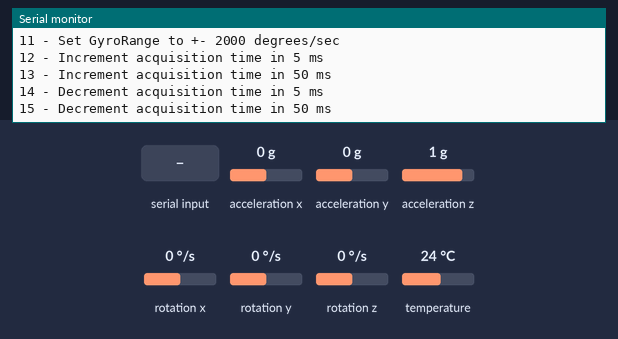
Bench run of a sketch on a simulated Arduino Uno, built with avr-gcc and run on an emulated ATmega328P. On the bench: the last lines printed to the serial monitor. The inputs (shaded band) are chosen by the test bench; at power-on: acceleration x 0 g, acceleration y 0 g, acceleration z 1 g, rotation x 0 °/s, rotation y 0 °/s, rotation z 0 °/s, temperature 24 °C.

Above: at 1.7 s.
1.8 s: "90,45\n" received over Serial
At 3.0 s:
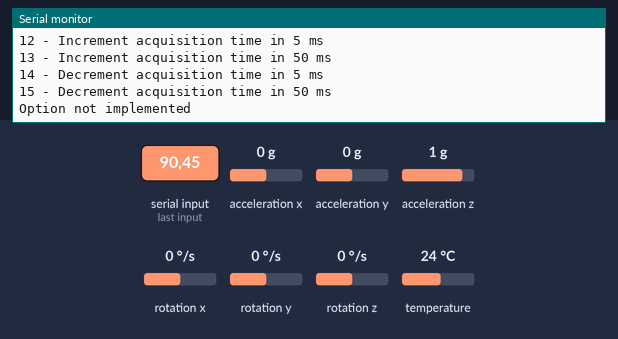
3.3 s: "2\n" received over Serial
At 3.7 s:
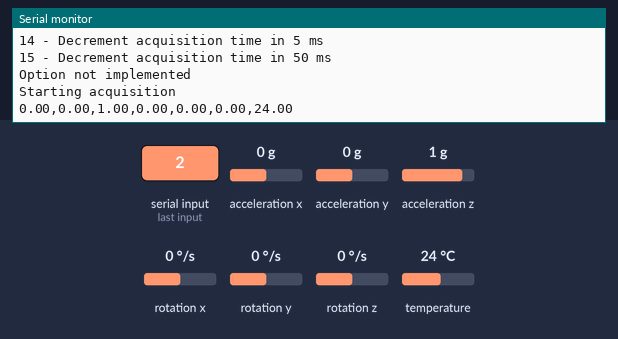
4.8 s: "3\n" received over Serial
At 5.8 s:
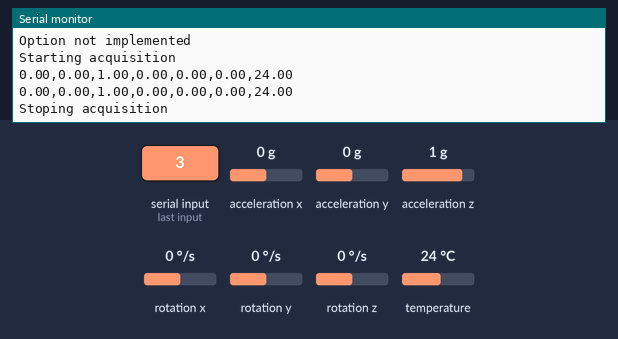
6.8 s: "4\n" received over Serial
At 7.9 s:
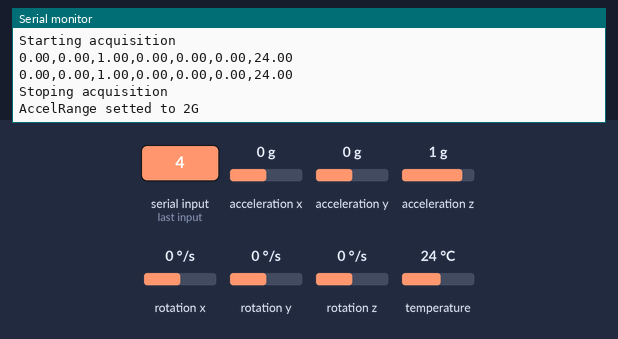

Measured:
- after the input at 1.8 s, the serial monitor: prints a new line at once (image 1)
- after the input at 3.3 s, the serial monitor: prints a new line at once (image 2)
- after the input at 4.8 s, the serial monitor: prints a new line after 0.51 s (image 3)
- after the input at 6.8 s, the serial monitor: prints a new line at once (image 4)

The sketch:

MPU6050.ino
```cpp
#include "I2Cdev.h"
#include "MPU6050.h"

/*
 * #define MPU6050_ACCEL_FS_2          0x00
 * #define MPU6050_ACCEL_FS_4          0x01
 * #define MPU6050_ACCEL_FS_8          0x02
 * #define MPU6050_ACCEL_FS_16         0x03
 *
 * #define MPU6050_GYRO_FS_250         0x00
 * #define MPU6050_GYRO_FS_500         0x01
 * #define MPU6050_GYRO_FS_1000        0x02
 * #define MPU6050_GYRO_FS_2000        0x03
 */

#define MPU6050_ACCEL_FS_2_EQUIV    16384
#define MPU6050_ACCEL_FS_4_EQUIV    8192
#define MPU6050_ACCEL_FS_8_EQUIV    4096
#define MPU6050_ACCEL_FS_16_EQUIV   2048

#define MPU6050_GYRO_FS_250_EQUIV   131
#define MPU6050_GYRO_FS_500_EQUIV   65,5
#define MPU6050_GYRO_FS_1000_EQUIV  32,8
#define MPU6050_GYRO_FS_2000_EQUIV  16,4

// class default I2C address is 0x68
MPU6050 accelgyro;

String inString = "";

int acquisitionTime = 1000;

int equivAccel = MPU6050_ACCEL_FS_2_EQUIV;
int equivGyro = MPU6050_GYRO_FS_250_EQUIV;

bool acquisitionActivated = false;

void showHelp (){
  Serial.println ("1 - Show help");
  Serial.println ("2 - Start acquisition");
  Serial.println ("3 - Stop acquisition");

  Serial.println ("4 - Set AccelRange to +- 2G");
  Serial.println ("5 - Set AccelRange to +- 4G");
  Serial.println ("6 - Set AccelRange to +- 8G");
  Serial.println ("7 - Set AccelRange to +- 16G");

  Serial.println ("8 - Set GyroRange to +- 250 degrees/sec");
  Serial.println ("9 - Set GyroRange to +- 500 degrees/sec");
  Serial.println ("10 - Set GyroRange to +- 1000 degrees/sec");
  Serial.println ("11 - Set GyroRange to +- 2000 degrees/sec");

  Serial.println ("12 - Increment acquisition time in 5 ms");
  Serial.println ("13 - Increment acquisition time in 50 ms");
  Serial.println ("14 - Decrement acquisition time in 5 ms");
  Serial.println ("15 - Decrement acquisition time in 50 ms\n");
}

int getOption (){
  int option = -1;
  while (Serial.available() > 0){
    int inChar = Serial.read();
    if (isDigit(inChar))  inString += (char)inChar;

    if (inChar == '\n') {
      option = inString.toInt();
      inString = "";
    }
  }
  return option;
}

void handleOption (){
  switch (getOption ()){
    case -1: break;
    case 1:{
      showHelp();
    break;
    }
    case 2:{
      acquisitionActivated = true;
      Serial.println("Starting acquisition");
      break;
     }
     case 3:{
      acquisitionActivated = false;
      Serial.println("Stoping acquisition");  ;
      break;
     }
    case 4:{
      accelgyro.setFullScaleAccelRange(MPU6050_ACCEL_FS_2);
      Serial.println("AccelRange setted to 2G");
      equivAccel = MPU6050_ACCEL_FS_2_EQUIV;
      break;
     }
    case 5:{
      accelgyro.setFullScaleAccelRange(MPU6050_ACCEL_FS_4);
      Serial.println("AccelRange setted to 4G");
      equivAccel = MPU6050_ACCEL_FS_4_EQUIV;
      break;
    }
    case 6:{ accelgyro.setFullScaleAccelRange(MPU6050_ACCEL_FS_8);
      Serial.println("AccelRange setted to 8G");
      equivAccel = MPU6050_ACCEL_FS_8_EQUIV;
      break;
    }
    case 7:{
      accelgyro.setFullScaleAccelRange(MPU6050_ACCEL_FS_16);
      Serial.println("AccelRange setted to 16G");
      equivAccel = MPU6050_ACCEL_FS_16_EQUIV;
      break;
    }
    case 8:{
      accelgyro.setFullScaleGyroRange(MPU6050_GYRO_FS_250);
      Serial.println("GyroRange setted to 250 degrees/sec");
      equivGyro = MPU6050_GYRO_FS_250_EQUIV;
      break;
    }
    case 9:{
      accelgyro.setFullScaleGyroRange(MPU6050_GYRO_FS_500);
      Serial.println("GyroRange setted to 500 degrees/sec");
      equivGyro = MPU6050_GYRO_FS_500_EQUIV;
      break;
    }
    case 10:{
      accelgyro.setFullScaleGyroRange(MPU6050_GYRO_FS_1000);
      Serial.println("GyroRange setted to 1000 degrees/sec");
      equivGyro = MPU6050_GYRO_FS_1000_EQUIV;
      break;
    }
    case 11:{
      accelgyro.setFullScaleGyroRange(MPU6050_GYRO_FS_2000);
      Serial.println("GyroRange setted to 2000 degrees/sec");
      equivGyro = MPU6050_GYRO_FS_2000_EQUIV;
      break;
    }
    case 12:{
      Serial.println ("Incrementing acquisition time in 5 ms");
      acquisitionTime = min (acquisitionTime + 5, 1000);
      Serial.print ("Acquisition time setted to "); Serial.print (acquisitionTime); Serial.println (" ms");
      break;
    }
    case 13:{
      Serial.println ("Incrementing acquisition time in 50 ms");
      acquisitionTime = min (acquisitionTime + 50, 1000);
      Serial.print ("Acquisition time setted to "); Serial.print (acquisitionTime); Serial.println (" ms");
      break;
    }
    case 14:{
      Serial.println("Decrementing acquisition time in 5 ms");
      acquisitionTime = max (acquisitionTime - 5, 5);
      Serial.print ("Acquisition time setted to "); Serial.print (acquisitionTime); Serial.println (" ms");
      break;
    }
    case 15:{
      Serial.println("Decrementing acquisition time in 50 ms");
      acquisitionTime = max (acquisitionTime - 50, 5);
      Serial.print ("Acquisition time setted to "); Serial.print (acquisitionTime); Serial.println (" mz");
      break;
    }
    default:{
      Serial.println ("Option not implemented");
      break;
    }
  }
}
void setup(){

  #if I2CDEV_IMPLEMENTATION == I2CDEV_ARDUINO_WIRE
    Wire.begin();
  #elif I2CDEV_IMPLEMENTATION == I2CDEV_BUILTIN_FASTWIRE
    Fastwire::setup(400, true);
  #endif

  Serial.begin(9600);

  accelgyro.initialize();
  Serial.println ("Setted adquisition time to 1000 ms");
  Serial.println ("Setted AccelRange to +- 2G");
  Serial.println ("Setted GyroRange to +- 250 degrees/sec\n");

  showHelp ();
}

void loop(){

  if (acquisitionActivated){
    Serial.print(float (accelgyro.getAccelerationX()) / equivAccel) * 9.8;  Serial.print (",");
    Serial.print(float (accelgyro.getAccelerationY()) / equivAccel) * 9.8;  Serial.print (",");
    Serial.print(float (accelgyro.getAccelerationZ()) / equivAccel) * 9.8;  Serial.print (",");

    Serial.print(float (accelgyro.getRotationX()) / equivGyro);   Serial.print (",");
    Serial.print(float (accelgyro.getRotationY()) / equivGyro);   Serial.print (",");
    Serial.print(float (accelgyro.getRotationZ()) / equivGyro);   Serial.print (",");

    Serial.println(accelgyro.getTemperature() / 340.00 + 36.53);
    delay(acquisitionTime);
  }

  handleOption ();
}
```
